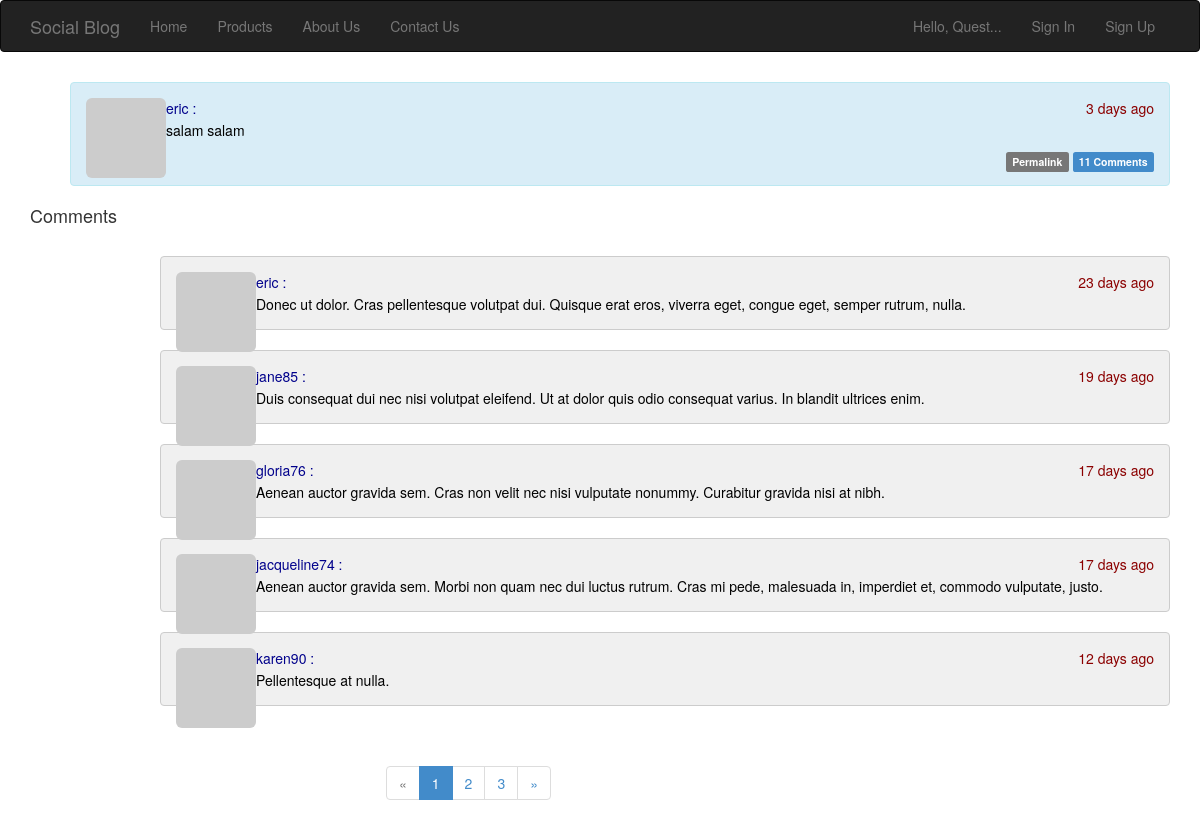
/post/1, run on the app's committed database.
### project/apps/auth/models.py (models this page shows, shortened)
class Post(db.Model):
    id = db.Column(db.Integer, primary_key=True)
    body = db.Column(db.Text)
    body_html = db.Column(db.Text)
    timestamp = db.Column(db.DateTime, index=True, default=datetime.utcnow)
    author_id = db.Column(db.Integer, db.ForeignKey('user_auth.id'))
    comments = db.relationship('Comment', backref='post', lazy='dynamic')

class User_auth(UserMixin, db.Model):
    id = db.Column(db.Integer, primary_key=True)
    username = db.Column(db.String(64), unique=True, index=True)
    name = db.Column(db.String(64))
    family = db.Column(db.String(64))
    email = db.Column(db.String(64), unique=True, index=True)
    location = db.Column(db.String(64))
    about_me = db.Column(db.Text())
    last_seen = db.Column(db.DateTime(), default=datetime.utcnow)
    password_hash = db.Column(db.String(128))
    role_id = db.Column(db.Integer, db.ForeignKey('role_auth.id'))
    registered_at = db.Column(db.DateTime(), default=datetime.utcnow)
    confirmed = db.Column(db.Boolean, default=False)
    role = db.relationship('Role_auth', foreign_keys='User_auth.role_id')
    avatar_hash = db.Column(db.String(32))
    posts = db.relationship('Post', backref='author', lazy='dynamic')
    followed = db.relationship('Follow',
                               foreign_keys=[Follow.follower_id],
                               backref=db.backref('follower', lazy='joined'),
                               lazy='dynamic',
                               cascade='all, delete-orphan')
    followers = db.relationship('Follow',
                                foreign_keys=[Follow.followed_id],
                                backref=db.backref('followed', lazy='joined'),
                                lazy='dynamic',
                                cascade='all, delete-orphan')
    comments = db.relationship('Comment', backref='author', lazy='dynamic')
    def gravatar(self, size=100, default='identicon', rating='g'):
        if request.is_secure:
            url = 'https://secure.gravatar.com/avatar'
        else:
            url = 'http://www.gravatar.com/avatar'
        hash = self.avatar_hash or hashlib.md5(self.email.encode('utf-8')).hexdigest()
        return '{url}/{hash}?s={size}&d={default}&r={rating}'.format(url=url, hash=hash, size=size, default=default, rating=rating)
    @property
    def password(self):
        raise AttributeError('password is not a readable attribute')

class Comment(db.Model):
    id = db.Column(db.Integer, primary_key=True)
    body = db.Column(db.Text)
    body_html = db.Column(db.Text)
    timestamp = db.Column(db.DateTime, index=True, default=datetime.utcnow)
    disabled = db.Column(db.Boolean)
    author_id = db.Column(db.Integer, db.ForeignKey('user_auth.id'))
    post_id = db.Column(db.Integer, db.ForeignKey('post.id'))

### project/apps/post/views.py (the view)
@mod.route('/<int:id>', methods=['GET', 'POST'])
def post(id):
    post = Post.query.get_or_404(id)
    form = CommentForm()
    if form.validate_on_submit():
        comment = Comment(body=form.body.data, post=post, author=current_user._get_current_object())
        db.session.add(comment)
        db.session.commit()
        flash('Your comment has been published.')
        return redirect(url_for('post.post', id=post.id, page=-1))
    page = request.args.get('page', 1, type=int)
    if page == -1:
        page = (post.comments.count() - 1) / current_app.config['FLASKY_COMMENTS_PER_PAGE'] + 1
    pagination = post.comments.order_by(Comment.timestamp.asc()).paginate(page, per_page=current_app.config['FLASKY_COMMENTS_PER_PAGE'], error_out=False)
    comments = pagination.items
    return render_template('post/post.html', posts=[post], form=form, comments=comments, pagination=pagination, permission=Permission)

### project/apps/auth/models.py (called while the page is built)
    def can(self, permissions):
        return False

    def is_administrator(self):
        return False

### project/apps/auth/views.py (called while the page is built)
@mod.before_app_request
def before_request():
    if current_user.is_authenticated():
        current_user.ping()
        if not current_user.confirmed and request.endpoint[:5] != 'auth.':
            return redirect(url_for('auth.unconfirmed'))

### project/apps/site/views.py (called while the page is built)
@mod.after_app_request
def after_request(response):
    for query in get_debug_queries():
        if query.duration >= current_app.config['FLASKY_SLOW_DB_QUERY_TIME']:
            current_app.logger.warning('Slow query: %s\nParameters: %s\nDuration: %fs\nContext: %s\n' % (query.statement, query.parameters, query.duration, query.context))
    return response

### project/media/templates/post/post.html (shortened to what this page needs)
{% extends "base/_base.html" %}
{% from '_macros.html' import render_field %}
{% from '_macros.html' import pagination_widget %}
{% block page_content %}
    {% include 'post/_posts.html' %}
    <h4 id="comments">Comments</h4>
    <div>
        <br/>
    </div>
    {% include 'post/_comment.html' %}
    <div class="pagination" style="margin-left: 130px">
        {{ pagination_widget(pagination, 'post.post', id=posts[0].id) }}
    </div>
{% endblock %}

### project/media/templates/post/_posts.html (shortened to what this page needs)
<div>
<ul class="posts" style="margin-top: 10px; margin-bottom: 0;">
    {% for post in posts %}
    <li class="alert alert-info" style="min-width: 200px">
        <div class="profile-thumbnail" style="float: left">
            <a href="{{ url_for('profile.view_profile', username=post.author.username) }}">
                <img class="img-rounded profile-thumbnail" src="{{ post.author.gravatar(size=40) }}">
            </a>
        </div>
        <div class="post-date" style="text-align: right; float: right; color: darkred">{{ moment(post.timestamp).fromNow(refresh=True) }}</div>
        <div class="post-author" style="margin-left: 50px">
            <a href="{{ url_for('profile.view_profile', username=post.author.username) }}" style="; color: darkblue">
                {{ post.author.username }} :
            </a>
        </div>
        <div class="post-body" style="margin-left: 58px; margin-top: 2px; color: #000000">
            {% if post.body_html %}
                {{ post.body_html | safe }}
            {% else %}
                {{ post.body }}
            {% endif %}
        </div>
        <div class="post-footer" style="text-align: right;">
            <a href="{{ url_for('post.post', id=post.id) }}">
                <span class="label label-default">Permalink</span>
            </a>
            <a href="{{ url_for('post.post', id=post.id) }}#comments">
                <span class="label label-primary">
                    {{ post.comments.count() }} Comments
                </span>
            </a>
        </div>
    </li>
    {% endfor %}
</ul>
</div>

### project/media/templates/post/_comment.html (shortened to what this page needs)
{% from '_macros.html' import render_field %}
{% from '_macros.html' import pagination_widget %}
    <div>
        <ul class="comments" style="margin-top: 10px; margin-left: 90px; margin-top: 0">
            {% for comment in comments %}
            <li class="alert alert-info" style="min-width: 200px; background-color: #F0F0F0; border-color: #CCCCCC;">
                <div class="profile-thumbnail" style="float: left">
                    <a href="{{ url_for('profile.view_profile', username=comment.author.username) }}">
                        <img class="img-rounded profile-thumbnail" src="{{ comment.author.gravatar(size=40) }}">
                    </a>
                </div>
                <div class="comment-date" style="text-align: right; float: right; color: darkred">{{ moment(comment.timestamp).fromNow(refresh=True) }}</div>
                <div class="comment-author" style="margin-left: 50px">
                    <a href="{{ url_for('profile.view_profile', username=comment.author.username) }}" style="; color: darkblue">
                        {{ comment.author.username }} :
                    </a>
                </div>
                <div class="comment-body" style="margin-left: 58px; margin-top: 2px; color: #000000">
                    {% if moderate or not comment.disabled %}
                        {% if comment.body_html %}
                            {{ comment.body_html | safe }}
                        {% else %}
                            {{ comment.body }}
                        {% endif %}
                    {% endif %}
                </div>
            </li>
            {% endfor %}
        </ul>
    </div>

### project/media/statics/css/style.css (style rules this page uses)
ul { list-style:none; margin-bottom: 0; }
a { text-decoration: none !important; }

### data on the page
Post: timestamp "3 days ago", author.username "eric", body_html "salam salam", comments.count "11"
Comment: timestamp "23 days ago", author.username "eric", body_html "Donec ut dolor. Cras pellentesque volutpat dui. Quisque erat eros, viverra eget, congue eget, semper rutrum, nulla."
Comment: timestamp "19 days ago", author.username "jane85", body_html "Duis consequat dui nec nisi volutpat eleifend. Ut at dolor quis odio consequat varius. In blandit ultrices enim."
Comment: timestamp "17 days ago", author.username "gloria76", body_html "Aenean auctor gravida sem. Cras non velit nec nisi vulputate nonummy. Curabitur gravida nisi at nibh."
Comment: timestamp "17 days ago", author.username "jacqueline74", body_html "Aenean auctor gravida sem. Morbi non quam nec dui luctus rutrum. Cras mi pede, malesuada in, imperdiet et, commodo vulputate, justo."
Comment: timestamp "12 days ago", author.username "karen90", body_html "Pellentesque at nulla."

### other printed values
{{ p }} "1"
{{ p }} "2" "3"
